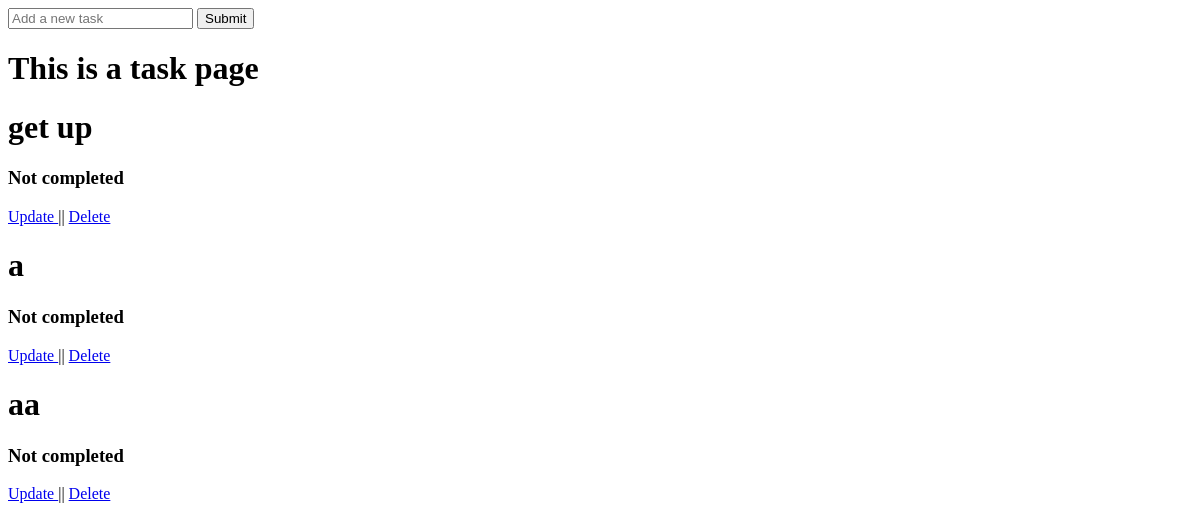
The app's page /, older data.
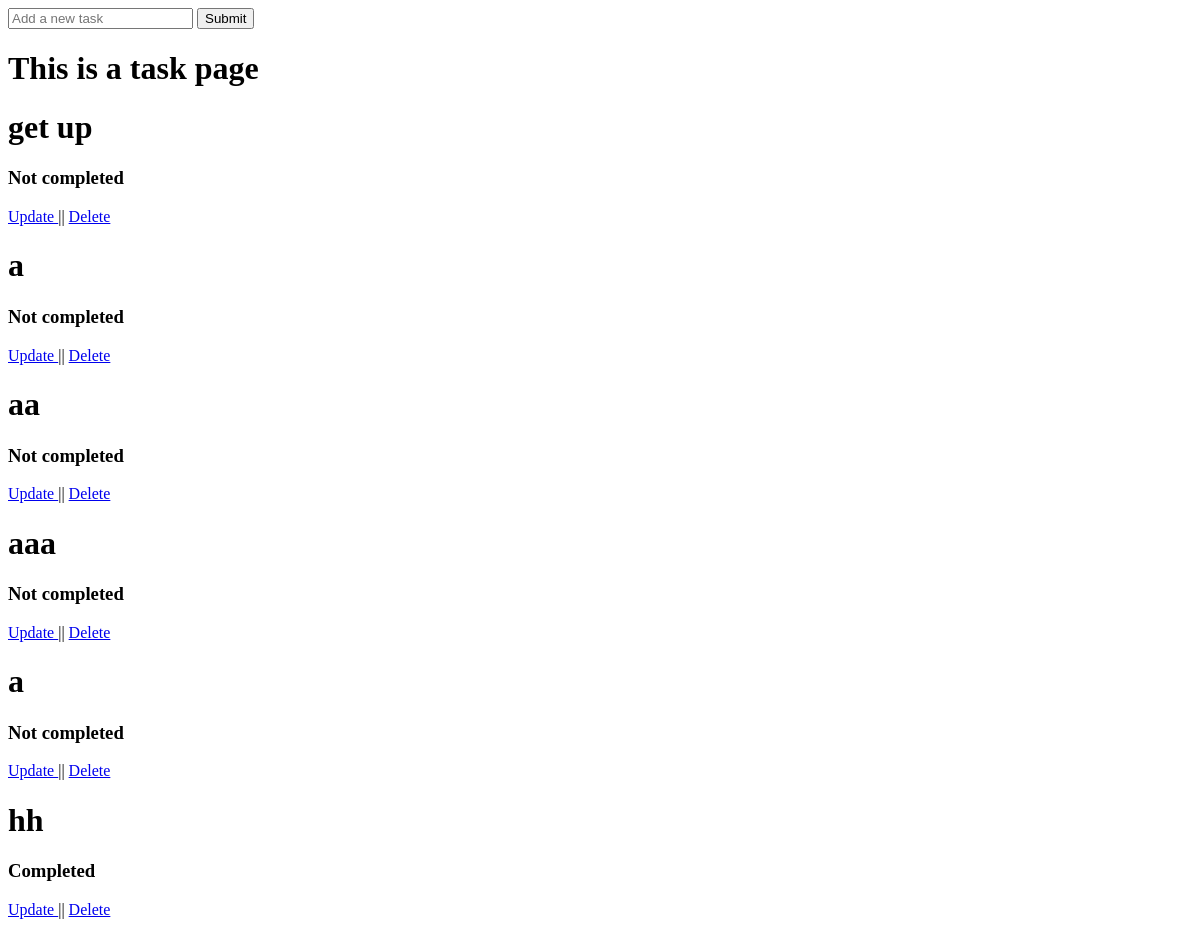
The same page, newer data.
### tasks/models.py (models this page shows, shortened)
class Task(models.Model):
    title = models.CharField(max_length=200)
    completed = models.BooleanField(default=False)
    created = models.DateTimeField(auto_now_add=True)

### tasks/views.py (the view)
# urls.py: path('',views.home, name=""),
def home(request):
    tasks = Task.objects.all()
    form = TaskForm()
    if request.method == "POST":
        form = TaskForm(request.POST)
        if form.is_valid():
            form.save()
        return redirect('/')
    context = {'tasks' : tasks , 'TaskForms': form}
    return render(request, 'tasks.html', context)

### tasks/forms.py
class TaskForm(forms.ModelForm):
    title = forms.CharField(widget=forms.TextInput(attrs={'placeholder': 'Add a new task'}))
    completed = forms.BooleanField(widget=forms.CheckboxInput(),required=False)
    class Meta:
        model = Task
        fields = "__all__" # adds all the columns to the form model

### tasks/templates/tasks.html (shortened to what this page needs)
<!DOCTYPE html>
<html lang="en">
<head>
</head>
<body>
    <form method="POST" action="/">
        {{TaskForms.title}}
        <input class="btn" type="submit" name="Create Task">
    </form>
    <h1>This is a task page</h1>
    {% for task in tasks %}
        <h1>{{task.title}}</h1>
        <h3>
            {% if not task.completed %}
                Not completed
            {% else %}
                Completed
            {% endif %}
        </h3>
        <a href="{% url 'update_task' task.id  %}""> Update </a> ||
        <a href="{% url 'delete_task' task.id  %}""> Delete </a>
    {% endfor %}
</body>
</html>

Row changes from the older to the newer data that the page shows:
added Task: title "aaa", completed "Not completed"
added Task: title "a", completed "Not completed"
added Task: title "hh", completed "Completed"
